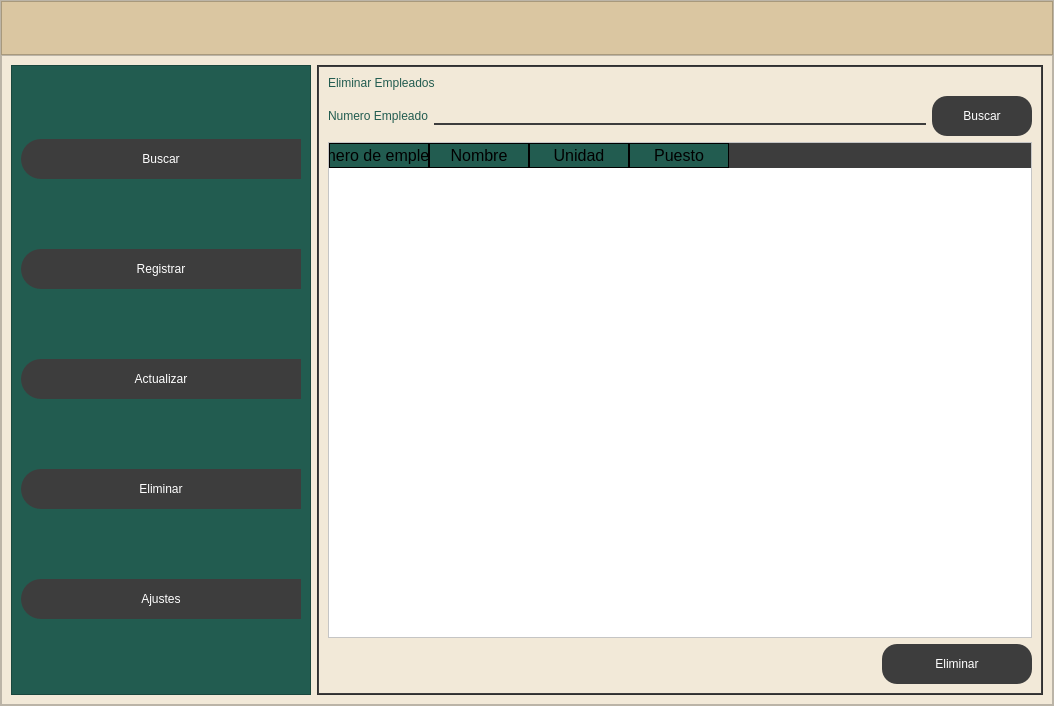
<?xml version="1.0" encoding="UTF-8"?>
<ui version="4.0">
 <class>MainWindow</class>
 <widget class="QMainWindow" name="MainWindow">
  <property name="geometry">
   <rect>
    <x>0</x>
    <y>0</y>
    <width>1054</width>
    <height>706</height>
   </rect>
  </property>
  <property name="windowTitle">
   <string>MainWindow</string>
  </property>
  <widget class="QWidget" name="centralwidget">
   <layout class="QVBoxLayout" name="verticalLayout_8">
    <property name="spacing">
     <number>0</number>
    </property>
    <property name="leftMargin">
     <number>0</number>
    </property>
    <property name="topMargin">
     <number>0</number>
    </property>
    <property name="rightMargin">
     <number>0</number>
    </property>
    <property name="bottomMargin">
     <number>0</number>
    </property>
    <item>
     <widget class="QFrame" name="frame">
      <property name="layoutDirection">
       <enum>Qt::LeftToRight</enum>
      </property>
      <property name="styleSheet">
       <string notr="true">background-color: rgb(242, 233, 216);</string>
      </property>
      <property name="frameShape">
       <enum>QFrame::StyledPanel</enum>
      </property>
      <property name="frameShadow">
       <enum>QFrame::Raised</enum>
      </property>
      <property name="lineWidth">
       <number>1</number>
      </property>
      <layout class="QVBoxLayout" name="verticalLayout_2" stretch="1,12">
       <property name="spacing">
        <number>0</number>
       </property>
       <property name="leftMargin">
        <number>0</number>
       </property>
       <property name="topMargin">
        <number>0</number>
       </property>
       <property name="rightMargin">
        <number>0</number>
       </property>
       <property name="bottomMargin">
        <number>0</number>
       </property>
       <item>
        <widget class="QFrame" name="frame_Superior">
         <property name="enabled">
          <bool>true</bool>
         </property>
         <property name="minimumSize">
          <size>
           <width>0</width>
           <height>35</height>
          </size>
         </property>
         <property name="styleSheet">
          <string notr="true">QFrame{

	background-color: rgb(218, 198, 161);
        }

QPushButton{

background-color:#000000ff;
 border-radius: 20px;
}
QPushButton:hover {
background-color: #118C4B;
 border-radius: 20px;
}</string>
         </property>
         <property name="frameShape">
          <enum>QFrame::StyledPanel</enum>
         </property>
         <property name="frameShadow">
          <enum>QFrame::Raised</enum>
         </property>
         <layout class="QHBoxLayout" name="horizontalLayout">
          <item>
           <spacer name="horizontalSpacer_2">
            <property name="orientation">
             <enum>Qt::Horizontal</enum>
            </property>
            <property name="sizeType">
             <enum>QSizePolicy::Minimum</enum>
            </property>
            <property name="sizeHint" stdset="0">
             <size>
              <width>20</width>
              <height>20</height>
             </size>
            </property>
           </spacer>
          </item>
          <item>
           <widget class="QPushButton" name="Cerrar_3">
            <property name="enabled">
             <bool>true</bool>
            </property>
            <property name="minimumSize">
             <size>
              <width>40</width>
              <height>40</height>
             </size>
            </property>
            <property name="text">
             <string/>
            </property>
            <property name="icon">
             <iconset>
              <normaloff>Iconos/icons8-menú-64.png</normaloff>Iconos/icons8-menú-64.png</iconset>
            </property>
            <property name="iconSize">
             <size>
              <width>41</width>
              <height>38</height>
             </size>
            </property>
           </widget>
          </item>
          <item>
           <spacer name="horizontalSpacer">
            <property name="orientation">
             <enum>Qt::Horizontal</enum>
            </property>
            <property name="sizeHint" stdset="0">
             <size>
              <width>790</width>
              <height>27</height>
             </size>
            </property>
           </spacer>
          </item>
          <item>
           <widget class="QPushButton" name="Minimizar">
            <property name="enabled">
             <bool>true</bool>
            </property>
            <property name="minimumSize">
             <size>
              <width>40</width>
              <height>40</height>
             </size>
            </property>
            <property name="text">
             <string/>
            </property>
            <property name="icon">
             <iconset>
              <normaloff>Iconos/icons8-línea-horizontal-100.png</normaloff>Iconos/icons8-línea-horizontal-100.png</iconset>
            </property>
            <property name="iconSize">
             <size>
              <width>41</width>
              <height>50</height>
             </size>
            </property>
           </widget>
          </item>
          <item>
           <widget class="QPushButton" name="Expandir">
            <property name="enabled">
             <bool>true</bool>
            </property>
            <property name="minimumSize">
             <size>
              <width>40</width>
              <height>40</height>
             </size>
            </property>
            <property name="text">
             <string/>
            </property>
            <property name="icon">
             <iconset>
              <normaloff>Iconos/icons8-cambiar-tamaño-cuatro-direcciones-96.png</normaloff>Iconos/icons8-cambiar-tamaño-cuatro-direcciones-96.png</iconset>
            </property>
            <property name="iconSize">
             <size>
              <width>44</width>
              <height>44</height>
             </size>
            </property>
           </widget>
          </item>
          <item>
           <widget class="QPushButton" name="Cerrar">
            <property name="enabled">
             <bool>true</bool>
            </property>
            <property name="minimumSize">
             <size>
              <width>40</width>
              <height>40</height>
             </size>
            </property>
            <property name="text">
             <string/>
            </property>
            <property name="icon">
             <iconset>
              <normaloff>Iconos/icons8-eliminar-100-2.png</normaloff>Iconos/icons8-eliminar-100-2.png</iconset>
            </property>
            <property name="iconSize">
             <size>
              <width>38</width>
              <height>38</height>
             </size>
            </property>
           </widget>
          </item>
         </layout>
        </widget>
       </item>
       <item>
        <widget class="QFrame" name="frame_Contenido">
         <property name="frameShape">
          <enum>QFrame::StyledPanel</enum>
         </property>
         <property name="frameShadow">
          <enum>QFrame::Raised</enum>
         </property>
         <layout class="QHBoxLayout" name="horizontalLayout_2">
          <item>
           <widget class="QFrame" name="Desp">
            <property name="minimumSize">
             <size>
              <width>300</width>
              <height>0</height>
             </size>
            </property>
            <property name="maximumSize">
             <size>
              <width>0</width>
              <height>16777215</height>
             </size>
            </property>
            <property name="styleSheet">
             <string notr="true">	QFrame{
background-color: rgb(34, 92, 80);
}
QPushButton {
    background-color: rgb(61, 61, 61);
    border-top-left-radius: 20px;
    border-bottom-left-radius: 20px;
    color: rgb(255, 255, 255);
    font: 77 10pt &quot;Arial Black&quot;;
}

QPushButton:hover {
    background-color: white;
    border-top-left-radius: 20px;
    border-bottom-left-radius: 20px;
    color: rgb(0, 0, 0);
    font: 77 10pt &quot;Arial Black&quot;;
}
</string>
            </property>
            <property name="frameShape">
             <enum>QFrame::StyledPanel</enum>
            </property>
            <property name="frameShadow">
             <enum>QFrame::Raised</enum>
            </property>
            <layout class="QVBoxLayout" name="verticalLayout_3">
             <item>
              <widget class="QPushButton" name="Buscar">
               <property name="minimumSize">
                <size>
                 <width>40</width>
                 <height>40</height>
                </size>
               </property>
               <property name="text">
                <string>Buscar</string>
               </property>
              </widget>
             </item>
             <item>
              <widget class="QPushButton" name="Registrar">
               <property name="minimumSize">
                <size>
                 <width>40</width>
                 <height>40</height>
                </size>
               </property>
               <property name="text">
                <string>Registrar</string>
               </property>
              </widget>
             </item>
             <item>
              <widget class="QPushButton" name="Actualizar">
               <property name="minimumSize">
                <size>
                 <width>40</width>
                 <height>40</height>
                </size>
               </property>
               <property name="text">
                <string>Actualizar</string>
               </property>
              </widget>
             </item>
             <item>
              <widget class="QPushButton" name="Eliminar">
               <property name="minimumSize">
                <size>
                 <width>40</width>
                 <height>40</height>
                </size>
               </property>
               <property name="text">
                <string>Eliminar</string>
               </property>
              </widget>
             </item>
             <item>
              <widget class="QPushButton" name="Ajustes">
               <property name="minimumSize">
                <size>
                 <width>40</width>
                 <height>40</height>
                </size>
               </property>
               <property name="text">
                <string>Ajustes</string>
               </property>
              </widget>
             </item>
            </layout>
           </widget>
          </item>
          <item>
           <widget class="QFrame" name="Paginas">
            <property name="minimumSize">
             <size>
              <width>0</width>
              <height>40</height>
             </size>
            </property>
            <property name="styleSheet">
             <string notr="true">QFrame {
    background-color: rgb(61, 61, 61);
}

QLabel {
    font: 87 16pt &quot;Arial Black&quot;;
    background-color: #000000ff;
    color: rgb(34, 92, 80);
    border: 0px solid #14C8DC;
}

QLineEdit {
    color: rgb(0, 0, 0);
    border: 0px;
    border-bottom: 2px solid rgb(61, 61, 61);
    font: 75 12pt &quot;Times New Roman&quot;;
}

QPushButton {
    background-color: rgb(61, 61, 61);
    font: 77 10pt &quot;Arial Black&quot;;
    border-radius: 15px;
    color: rgb(255, 255, 255);
}

QPushButton:hover{
    background-color: rgb(255, 255, 255);
    font: 77 10pt &quot;Arial Black&quot;;
    border-radius: 15px;
    color: rgb(0, 0, 0);

}


QTableWidget{
background-color: rgb(255, 255, 255);
  gridline-color: rgb(0,206,151);  
   font-size: 12pt;
    color: #000000;
}
QHeaderView::section {
    background-color: rgb(34, 92, 80);
    border: 1px solid rgb(0, 0, 0);
    font-size: 12pt;
}


QTableWidget QTableCornerButton::section {
    background-color: rgb(0, 0, 0);
    border: 1px solid rgb(34, 92, 80);
}</string>
            </property>
            <property name="frameShape">
             <enum>QFrame::StyledPanel</enum>
            </property>
            <property name="frameShadow">
             <enum>QFrame::Raised</enum>
            </property>
            <layout class="QVBoxLayout" name="verticalLayout_4">
             <property name="spacing">
              <number>1</number>
             </property>
             <property name="leftMargin">
              <number>1</number>
             </property>
             <property name="topMargin">
              <number>1</number>
             </property>
             <property name="rightMargin">
              <number>1</number>
             </property>
             <property name="bottomMargin">
              <number>1</number>
             </property>
             <item>
              <widget class="QStackedWidget" name="stackedWidget">
               <property name="minimumSize">
                <size>
                 <width>100</width>
                 <height>30</height>
                </size>
               </property>
               <property name="currentIndex">
                <number>4</number>
               </property>
               <widget class="QWidget" name="Page_Error">
                <layout class="QVBoxLayout" name="verticalLayout_5">
                 <property name="spacing">
                  <number>15</number>
                 </property>
                 <property name="leftMargin">
                  <number>15</number>
                 </property>
                 <property name="topMargin">
                  <number>15</number>
                 </property>
                 <property name="rightMargin">
                  <number>15</number>
                 </property>
                 <property name="bottomMargin">
                  <number>15</number>
                 </property>
                </layout>
               </widget>
               <widget class="QWidget" name="page_Buscar">
                <layout class="QVBoxLayout" name="verticalLayout">
                 <item>
                  <widget class="QLabel" name="label">
                   <property name="font">
                    <font>
                     <family>Arial Black</family>
                     <pointsize>16</pointsize>
                     <weight>10</weight>
                     <italic>false</italic>
                     <bold>false</bold>
                    </font>
                   </property>
                   <property name="text">
                    <string>Empleados</string>
                   </property>
                  </widget>
                 </item>
                 <item>
                  <widget class="QTableWidget" name="TablEmpleados">
                   <column>
                    <property name="text">
                     <string>Numero de empleado</string>
                    </property>
                   </column>
                   <column>
                    <property name="text">
                     <string>Nombre</string>
                    </property>
                   </column>
                   <column>
                    <property name="text">
                     <string>Unidad</string>
                    </property>
                   </column>
                   <column>
                    <property name="text">
                     <string>Puesto</string>
                    </property>
                   </column>
                  </widget>
                 </item>
                 <item>
                  <layout class="QHBoxLayout" name="horizontalLayout_4">
                   <item>
                    <spacer name="horizontalSpacer_3">
                     <property name="orientation">
                      <enum>Qt::Horizontal</enum>
                     </property>
                     <property name="sizeHint" stdset="0">
                      <size>
                       <width>378</width>
                       <height>20</height>
                      </size>
                     </property>
                    </spacer>
                   </item>
                   <item>
                    <widget class="QPushButton" name="ButtoActualizar">
                     <property name="minimumSize">
                      <size>
                       <width>150</width>
                       <height>40</height>
                      </size>
                     </property>
                     <property name="font">
                      <font>
                       <family>Arial Black</family>
                       <pointsize>10</pointsize>
                       <weight>9</weight>
                       <italic>false</italic>
                       <bold>false</bold>
                       <underline>false</underline>
                      </font>
                     </property>
                     <property name="text">
                      <string>Actualizar</string>
                     </property>
                    </widget>
                   </item>
                  </layout>
                 </item>
                </layout>
               </widget>
               <widget class="QWidget" name="Page_Registrar">
                <layout class="QVBoxLayout" name="verticalLayout_9">
                 <item>
                  <widget class="QLabel" name="label_7">
                   <property name="text">
                    <string>Registrar Empleados</string>
                   </property>
                  </widget>
                 </item>
                 <item>
                  <spacer name="verticalSpacer_2">
                   <property name="orientation">
                    <enum>Qt::Vertical</enum>
                   </property>
                   <property name="sizeHint" stdset="0">
                    <size>
                     <width>20</width>
                     <height>105</height>
                    </size>
                   </property>
                  </spacer>
                 </item>
                 <item>
                  <layout class="QHBoxLayout" name="horizontalLayout_3">
                   <item>
                    <layout class="QVBoxLayout" name="verticalLayout_6">
                     <property name="spacing">
                      <number>40</number>
                     </property>
                     <item>
                      <widget class="QLabel" name="label_2">
                       <property name="text">
                        <string>Numero Empleado</string>
                       </property>
                      </widget>
                     </item>
                     <item>
                      <widget class="QLabel" name="label_3">
                       <property name="text">
                        <string>Nombre</string>
                       </property>
                      </widget>
                     </item>
                     <item>
                      <widget class="QLabel" name="label_5">
                       <property name="text">
                        <string>Unidad</string>
                       </property>
                      </widget>
                     </item>
                     <item>
                      <widget class="QLabel" name="label_6">
                       <property name="text">
                        <string>Puesto</string>
                       </property>
                      </widget>
                     </item>
                    </layout>
                   </item>
                   <item>
                    <layout class="QVBoxLayout" name="verticalLayout_7">
                     <property name="spacing">
                      <number>40</number>
                     </property>
                     <property name="leftMargin">
                      <number>10</number>
                     </property>
                     <property name="rightMargin">
                      <number>30</number>
                     </property>
                     <property name="bottomMargin">
                      <number>0</number>
                     </property>
                     <item>
                      <widget class="QLineEdit" name="lineEdit"/>
                     </item>
                     <item>
                      <widget class="QLineEdit" name="lineEdit_2"/>
                     </item>
                     <item>
                      <widget class="QLineEdit" name="lineEdit_4"/>
                     </item>
                     <item>
                      <widget class="QLineEdit" name="lineEdit_5"/>
                     </item>
                    </layout>
                   </item>
                  </layout>
                 </item>
                 <item>
                  <spacer name="verticalSpacer">
                   <property name="orientation">
                    <enum>Qt::Vertical</enum>
                   </property>
                   <property name="sizeHint" stdset="0">
                    <size>
                     <width>20</width>
                     <height>105</height>
                    </size>
                   </property>
                  </spacer>
                 </item>
                 <item>
                  <layout class="QHBoxLayout" name="horizontalLayout_6">
                   <item>
                    <widget class="QLabel" name="label_8">
                     <property name="minimumSize">
                      <size>
                       <width>200</width>
                       <height>40</height>
                      </size>
                     </property>
                     <property name="text">
                      <string/>
                     </property>
                     <property name="alignment">
                      <set>Qt::AlignCenter</set>
                     </property>
                    </widget>
                   </item>
                   <item>
                    <spacer name="horizontalSpacer_4">
                     <property name="orientation">
                      <enum>Qt::Horizontal</enum>
                     </property>
                     <property name="sizeHint" stdset="0">
                      <size>
                       <width>168</width>
                       <height>20</height>
                      </size>
                     </property>
                    </spacer>
                   </item>
                   <item>
                    <widget class="QPushButton" name="pushButton">
                     <property name="minimumSize">
                      <size>
                       <width>150</width>
                       <height>40</height>
                      </size>
                     </property>
                     <property name="text">
                      <string>Registrar</string>
                     </property>
                    </widget>
                   </item>
                  </layout>
                 </item>
                </layout>
               </widget>
               <widget class="QWidget" name="Page_Actualizar">
                <layout class="QVBoxLayout" name="verticalLayout_12">
                 <item>
                  <widget class="QLabel" name="label_9">
                   <property name="maximumSize">
                    <size>
                     <width>16777215</width>
                     <height>31</height>
                    </size>
                   </property>
                   <property name="text">
                    <string>Actualizar</string>
                   </property>
                  </widget>
                 </item>
                 <item>
                  <spacer name="verticalSpacer_4">
                   <property name="orientation">
                    <enum>Qt::Vertical</enum>
                   </property>
                   <property name="sizeType">
                    <enum>QSizePolicy::Fixed</enum>
                   </property>
                   <property name="sizeHint" stdset="0">
                    <size>
                     <width>20</width>
                     <height>30</height>
                    </size>
                   </property>
                  </spacer>
                 </item>
                 <item>
                  <layout class="QHBoxLayout" name="horizontalLayout_7">
                   <item>
                    <widget class="QLabel" name="label_15">
                     <property name="text">
                      <string>Numero Empleado</string>
                     </property>
                    </widget>
                   </item>
                   <item>
                    <widget class="QLineEdit" name="lineEdit_6"/>
                   </item>
                   <item>
                    <widget class="QPushButton" name="pushButton_3">
                     <property name="minimumSize">
                      <size>
                       <width>100</width>
                       <height>40</height>
                      </size>
                     </property>
                     <property name="text">
                      <string>Buscar</string>
                     </property>
                    </widget>
                   </item>
                  </layout>
                 </item>
                 <item>
                  <spacer name="verticalSpacer_3">
                   <property name="orientation">
                    <enum>Qt::Vertical</enum>
                   </property>
                   <property name="sizeType">
                    <enum>QSizePolicy::Fixed</enum>
                   </property>
                   <property name="sizeHint" stdset="0">
                    <size>
                     <width>40</width>
                     <height>30</height>
                    </size>
                   </property>
                  </spacer>
                 </item>
                 <item>
                  <layout class="QHBoxLayout" name="horizontalLayout_5">
                   <item>
                    <layout class="QVBoxLayout" name="verticalLayout_10">
                     <property name="spacing">
                      <number>30</number>
                     </property>
                     <item>
                      <widget class="QLabel" name="label_10">
                       <property name="text">
                        <string>Numero empleado</string>
                       </property>
                      </widget>
                     </item>
                     <item>
                      <widget class="QLabel" name="label_11">
                       <property name="text">
                        <string>Nombre</string>
                       </property>
                      </widget>
                     </item>
                     <item>
                      <widget class="QLabel" name="label_13">
                       <property name="text">
                        <string>Unidad</string>
                       </property>
                      </widget>
                     </item>
                     <item>
                      <widget class="QLabel" name="label_14">
                       <property name="text">
                        <string>Puesto</string>
                       </property>
                      </widget>
                     </item>
                    </layout>
                   </item>
                   <item>
                    <layout class="QVBoxLayout" name="verticalLayout_11">
                     <property name="spacing">
                      <number>40</number>
                     </property>
                     <property name="leftMargin">
                      <number>10</number>
                     </property>
                     <property name="topMargin">
                      <number>0</number>
                     </property>
                     <property name="rightMargin">
                      <number>30</number>
                     </property>
                     <property name="bottomMargin">
                      <number>0</number>
                     </property>
                     <item>
                      <widget class="QLineEdit" name="lineEdit_7"/>
                     </item>
                     <item>
                      <widget class="QLineEdit" name="lineEdit_8"/>
                     </item>
                     <item>
                      <widget class="QLineEdit" name="lineEdit_11"/>
                     </item>
                     <item>
                      <widget class="QLineEdit" name="lineEdit_9"/>
                     </item>
                    </layout>
                   </item>
                  </layout>
                 </item>
                 <item>
                  <layout class="QHBoxLayout" name="horizontalLayout_8">
                   <item>
                    <widget class="QLabel" name="label_16">
                     <property name="minimumSize">
                      <size>
                       <width>200</width>
                       <height>30</height>
                      </size>
                     </property>
                     <property name="text">
                      <string/>
                     </property>
                    </widget>
                   </item>
                   <item>
                    <spacer name="horizontalSpacer_6">
                     <property name="orientation">
                      <enum>Qt::Horizontal</enum>
                     </property>
                     <property name="sizeHint" stdset="0">
                      <size>
                       <width>40</width>
                       <height>20</height>
                      </size>
                     </property>
                    </spacer>
                   </item>
                   <item>
                    <widget class="QPushButton" name="pushButton_2">
                     <property name="minimumSize">
                      <size>
                       <width>150</width>
                       <height>40</height>
                      </size>
                     </property>
                     <property name="text">
                      <string>Actualizar</string>
                     </property>
                    </widget>
                   </item>
                  </layout>
                 </item>
                </layout>
               </widget>
               <widget class="QWidget" name="Page_Eliminar">
                <layout class="QVBoxLayout" name="verticalLayout_13">
                 <item>
                  <widget class="QLabel" name="label_17">
                   <property name="text">
                    <string>Eliminar Empleados</string>
                   </property>
                  </widget>
                 </item>
                 <item>
                  <layout class="QHBoxLayout" name="horizontalLayout_10">
                   <item>
                    <widget class="QLabel" name="label_18">
                     <property name="text">
                      <string>Numero Empleado</string>
                     </property>
                    </widget>
                   </item>
                   <item>
                    <widget class="QLineEdit" name="lineEdit_12"/>
                   </item>
                   <item>
                    <widget class="QPushButton" name="pushButton_4">
                     <property name="minimumSize">
                      <size>
                       <width>100</width>
                       <height>40</height>
                      </size>
                     </property>
                     <property name="maximumSize">
                      <size>
                       <width>100</width>
                       <height>40</height>
                      </size>
                     </property>
                     <property name="text">
                      <string>Buscar</string>
                     </property>
                    </widget>
                   </item>
                  </layout>
                 </item>
                 <item>
                  <widget class="QTableWidget" name="tableWidget">
                   <column>
                    <property name="text">
                     <string>Numero de empleado</string>
                    </property>
                   </column>
                   <column>
                    <property name="text">
                     <string>Nombre</string>
                    </property>
                   </column>
                   <column>
                    <property name="text">
                     <string>Unidad</string>
                    </property>
                   </column>
                   <column>
                    <property name="text">
                     <string>Puesto</string>
                    </property>
                   </column>
                  </widget>
                 </item>
                 <item>
                  <layout class="QHBoxLayout" name="horizontalLayout_9">
                   <item>
                    <widget class="QLabel" name="label_19">
                     <property name="minimumSize">
                      <size>
                       <width>200</width>
                       <height>30</height>
                      </size>
                     </property>
                     <property name="text">
                      <string/>
                     </property>
                    </widget>
                   </item>
                   <item>
                    <spacer name="horizontalSpacer_5">
                     <property name="orientation">
                      <enum>Qt::Horizontal</enum>
                     </property>
                     <property name="sizeHint" stdset="0">
                      <size>
                       <width>40</width>
                       <height>20</height>
                      </size>
                     </property>
                    </spacer>
                   </item>
                   <item>
                    <widget class="QPushButton" name="pushButton_5">
                     <property name="minimumSize">
                      <size>
                       <width>150</width>
                       <height>40</height>
                      </size>
                     </property>
                     <property name="text">
                      <string>Eliminar</string>
                     </property>
                    </widget>
                   </item>
                  </layout>
                 </item>
                </layout>
               </widget>
               <widget class="QWidget" name="Page_Ajustes"/>
              </widget>
             </item>
            </layout>
           </widget>
          </item>
         </layout>
        </widget>
       </item>
      </layout>
     </widget>
    </item>
   </layout>
  </widget>
 </widget>
 <resources/>
 <connections/>
</ui>
